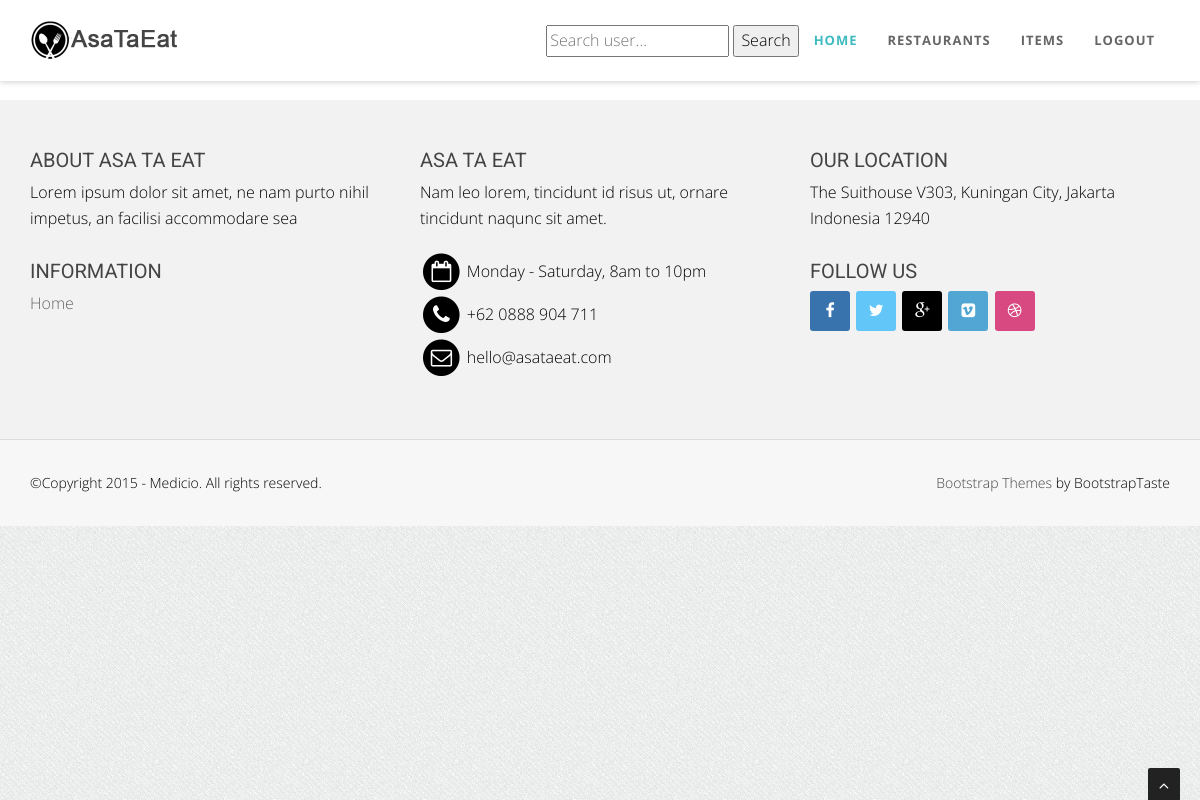
The app's page / (signed in), older data.
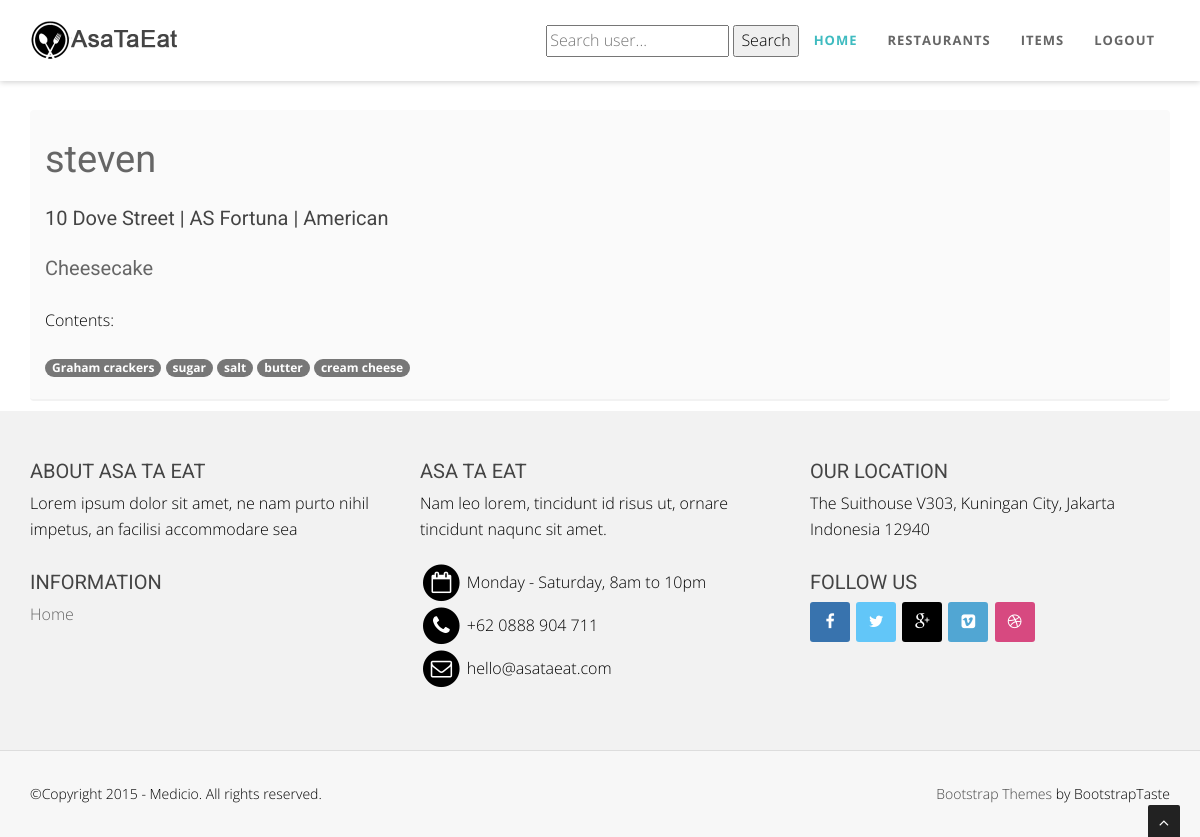
The same page, newer data.
### menus/models.py (models this page shows, shortened)
class Item(models.Model):
    user        = models.ForeignKey(settings.AUTH_USER_MODEL)
    restaurant  = models.ForeignKey(RestaurantLocation)
    name        = models.CharField(max_length=120)
    contents    = models.TextField(help_text = 'Separate each item by comma')
    excludes    = models.TextField(blank=True, null=True, help_text = 'Separate each item by comma')
    public      = models.BooleanField(default=True)
    timestamp   = models.DateTimeField(auto_now_add=True)
    updated     = models.DateTimeField(auto_now=True)
    def __str__(self):
        return self.name
    def get_absolute_url(self):
        return reverse('menus:detail', kwargs={'pk': self.pk})
    class Meta:
        ordering = ['-updated', '-timestamp']
    def get_contents(self):
        return self.contents.split(",")

### restaurants/models.py (models this page shows, shortened)
class RestaurantLocation(models.Model):
    owner       = models.ForeignKey(User)
    name        = models.CharField(max_length=120)
    location    = models.CharField(max_length=120, null=True, blank=True)
    category    = models.CharField(max_length=120, null=True, blank=False)
    timestamp   = models.DateTimeField(auto_now_add=True)
    updated     = models.DateTimeField(auto_now=True)
    slug        = models.SlugField(null=True, blank=True)
    objects = RestaurantLocationManager()

### menus/views.py (the view)
# urls.py: url(r'^$', HomeView.as_view(), name='home'),
class HomeView(View):
    def get(self, request, *args, **kwargs):
        if not request.user.is_authenticated():
            return redirect('/login')
        user = request.user
        is_following_user_ids = [x.user.id for x in user.is_following.all()]
        qs = Item.objects.filter(user__id__in=is_following_user_ids, public=True)
        print(qs)
        return render(request, "home.html", {'object_list': qs})

### templates/home.html (shortened to what this page needs)
{% extends "base.html" %}
{% block content %}
{% for object in object_list %}
<section id="callaction" class="home-section paddingtop-10 paddingbot-10">
        <div class="container">
             <div class="row">
                 <div class="col-md-12">
                     <div class="callaction bg-gray">
                         <div class="row">
                            <h1><a href="{% url 'profiles:profile' username=object.user.username %}">{{ object.user.username }}</a></h1>
                            <h6>
                                {{ object.restaurant.name }} |
                                {{ object.restaurant.location }} |
                                {{ object.restaurant.category }}
                            </h6>
                            <h6>
                                <a href ="{{ object.get_absolute_url }}">
                                    {{ object.name }}
                                </a>
                            </h6>
                            {% if object.contents %}
                                <p>Contents: </p>
                                {% for content in object.get_contents %}
                                    <span class="badge badge-default">{{ content }}</span>
                                {% endfor %}
                            {% endif %}
                        </div>
                     </div>
                 </div>
             </div>
         </div>
 </section>
 {% endfor %}
 {% endblock content %}

### templates/base.html (shortened to what this page needs)
<!Doctype html>
<html lang="en">
<head>
    {% include 'snippets/css.html' %}
</head>
<body id="page-top" data-spy="scroll" data-target=".navbar-custom">
    <div id="wrapper">
    {% include 'snippets/nav.html' %}
        {% block content %}
        {% endblock content %}
    </div>
    {% include 'snippets/footer.html' %}
    <a href="#" class="scrollup"><i class="fa fa-angle-up active"></i></a>
</body>
</html>

### templates/snippets/css.html
{% load staticfiles %}
<link href="{% static "css/bootstrap.min.css" %}" rel="stylesheet" type="text/css">
<link href="{% static "font-awesome/css/font-awesome.min.css" %}" rel="stylesheet" type="text/css" />
<link rel="stylesheet" type="text/css" href="{% static "plugins/cubeportfolio/css/cubeportfolio.min.css" %}">
<link href="{% static "css/nivo-lightbox.css" %}" rel="stylesheet" />
<link href="{% static "css/nivo-lightbox-theme/default/default.css" %}" rel="stylesheet" type="text/css" />
<link href="{% static "css/owl.carousel.css" %}" rel="stylesheet" media="screen" />
<link href="{% static "css/owl.theme.css" %}" rel="stylesheet" media="screen" />
<link href="{% static "css/animate.css" %}" rel="stylesheet" />
<link href="{% static "css/style.css" %}" rel="stylesheet">
<link id="bodybg" href="{% static "bodybg/bg1.css" %}" rel="stylesheet" type="text/css" />
<link id="t-colors" href="{% static "color/default.css" %}" rel="stylesheet">

### templates/snippets/nav.html (shortened to what this page needs)
    {% load staticfiles %}
    <nav class="navbar navbar-custom navbar-fixed-top" role="navigation">
            <div class="container navigation">
                <div class="navbar-header page-scroll">
                    <a class="navbar-brand" href="{% url 'home' %}">
                        <img src="{% static "img/logo.png" %}" alt="" width="150" height="40" />
                    </a>
                </div>
                <div class="collapse navbar-collapse navbar-right navbar-main-collapse">
                <ul class="nav navbar-nav">
                    {% url 'home' as home %}
                    {% url 'restaurants:list' as restaurant_list %}
                    {% url 'menus:list' as menu_list %}
                    {% url 'login' as login %}
                    {% if request.path != login %}
                    <li>
                        <form class="form" method="GET" action="{% url 'search' %}" style="margin-top: 10px">
                                <input type="text" name="username" placeholder="Search user..." value="{{ request.GET.query }}">
                                <button type="submit">Search</button>
                        </form>
                    </li>
                    <li class="{% if request.path  == home %}active{% endif %}"><a href="{% url 'home' %}">Home</a></li>
                    <li class="{% if request.path  == restaurant_list %}active{% endif %}"><a href="{% url 'restaurants:list' %}">Restaurants</a></li>
                    <li class="{% if request.path  == menu_list %}active{% endif %}"><a href="{% url 'menus:list' %}">Items</a></li>
                    <li class=""><a href="{% url 'logout' %}">Logout</a></li>
                    {% endif %}
                </ul>
                </div>
            </div>
    </nav>

### templates/snippets/footer.html
<footer>
		<div class="container">
			<div class="row">
				<div class="col-sm-6 col-md-4">
					<div class="wow fadeInDown" data-wow-delay="0.1s">
					<div class="widget">
						<h5>About Asa Ta Eat</h5>
						<p>
						Lorem ipsum dolor sit amet, ne nam purto nihil impetus, an facilisi accommodare sea
						</p>
					</div>
					</div>
					<div class="wow fadeInDown" data-wow-delay="0.1s">
					<div class="widget">
						<h5>Information</h5>
						<ul>
							<li><a href="#">Home</a></li>
						</ul>
					</div>
					</div>
				</div>
				<div class="col-sm-6 col-md-4">
					<div class="wow fadeInDown" data-wow-delay="0.1s">
					<div class="widget">
						<h5>Asa Ta Eat</h5>
						<p>
						Nam leo lorem, tincidunt id risus ut, ornare tincidunt naqunc sit amet.
						</p>
						<ul>
							<li>
								<span class="fa-stack fa-lg">
									<i class="fa fa-circle fa-stack-2x"></i>
									<i class="fa fa-calendar-o fa-stack-1x fa-inverse"></i>
								</span> Monday - Saturday, 8am to 10pm
							</li>
							<li>
								<span class="fa-stack fa-lg">
									<i class="fa fa-circle fa-stack-2x"></i>
									<i class="fa fa-phone fa-stack-1x fa-inverse"></i>
								</span> +62 0888 904 711
							</li>
							<li>
								<span class="fa-stack fa-lg">
									<i class="fa fa-circle fa-stack-2x"></i>
									<i class="fa fa-envelope-o fa-stack-1x fa-inverse"></i>
								</span> hello@asataeat.com
							</li>
						</ul>
					</div>
					</div>
				</div>
				<div class="col-sm-6 col-md-4">
					<div class="wow fadeInDown" data-wow-delay="0.1s">
					<div class="widget">
						<h5>Our location</h5>
						<p>The Suithouse V303, Kuningan City, Jakarta Indonesia 12940</p>
					</div>
					</div>
					<div class="wow fadeInDown" data-wow-delay="0.1s">
					<div class="widget">
						<h5>Follow us</h5>
						<ul class="company-social">
								<li class="social-facebook"><a href="#"><i class="fa fa-facebook"></i></a></li>
								<li class="social-twitter"><a href="#"><i class="fa fa-twitter"></i></a></li>
								<li class="social-google"><a href="#"><i class="fa fa-google-plus"></i></a></li>
								<li class="social-vimeo"><a href="#"><i class="fa fa-vimeo-square"></i></a></li>
								<li class="social-dribble"><a href="#"><i class="fa fa-dribbble"></i></a></li>
						</ul>
					</div>
					</div>
				</div>
			</div>
		</div>
		<div class="sub-footer">
		<div class="container">
			<div class="row">
				<div class="col-sm-6 col-md-6 col-lg-6">
					<div class="wow fadeInLeft" data-wow-delay="0.1s">
					<div class="text-left">
					<p>&copy;Copyright 2015 - Medicio. All rights reserved.</p>
					</div>
					</div>
				</div>
				<div class="col-sm-6 col-md-6 col-lg-6">
					<div class="wow fadeInRight" data-wow-delay="0.1s">
					<div class="text-right">
						<p><a href="http://bootstraptaste.com/">Bootstrap Themes</a> by BootstrapTaste</p>
					</div>
					</div>
				</div>
			</div>
		</div>
		</div>
</footer>

### templates/snippets/js.html (shortened to what this page needs)
{% load staticfiles %}

### static/css/style.css (style rules this page uses)
body { width: 100%; height: 100%; font-family: 'Open Sans', sans-serif; font-weight: 300; color: black; background-color: #ddd; font-size: 16px; line-height: 1.6em; }
html { width: 100%; height: 100%; }
label, input, button, select, textarea { font-family: 'Open Sans', sans-serif; font-size: inherit; line-height: inherit; }
h1 { font-size: 38px; }
h5 { font-size: 24px; }
h6 { font-size: 20px; }
h1, h2, h3, h4, h5, h6 { margin: 0 0 30px; font-family: 'Roboto', sans-serif; font-weight: 400; color: #444; line-height: 1em; }
p { margin: 0 0 20px; }
a { color: #666; -webkit-transition: all .2s ease-in-out; -moz-transition: all .2s ease-in-out; transition: all .2s ease-in-out; }
.navbar-brand { padding-top: 15px; margin-top: 5px; padding-bottom: 0; }
.navbar.navbar-custom { width: inherit; margin: 0 auto; padding-bottom:0; box-shadow: 0 0 3px rgba(0,0,0,0.12); box-shadow: 0 1px 6px rgba(0,0,0,.2); -webkit-box-shadow: 0 1px 6px rgba(0,0,0,.2); -moz-box-shadow: 0 1px 6px rgba(0,0,0,.2); -o-box-shadow: 0 1px 6px rgba(0,0,0,.2); }
.navbar.navbar-custom .navigation { padding-bottom: 15px; }
.navbar { margin-bottom: 0; border-bottom: 1px solid rgba(255,255,255,.3); }
.navbar-brand { font-weight: 700; }
.navbar.navbar-custom.navbar-fixed-top { background: #fff; }
.navbar.navbar-custom { padding-top: 0; }
.navbar.navbar-custom ul.nav.navbar-nav { margin-top: 15px; -webkit-transition: all .4s ease-in-out; -moz-transition: all .4s ease-in-out; transition: all .4s ease-in-out; }
.navbar-custom ul.nav li a { font-size: 13px; letter-spacing: 1px; color: #666; text-transform: uppercase; font-weight: 700; background: transparent; }
.navbar-custom.navbar-fixed-top .nav li a:hover, .navbar-custom.navbar-fixed-top .nav li a:focus, .navbar-custom.navbar-fixed-top .nav li.active a, .navbar-custom.navbar-fixed-top .nav li.active { outline: 0; background: none; }
.paddingtop-10 { padding-top:10px !important; }
.paddingbot-10 { padding-bottom:10px !important; }
.home-section { padding-top: 150px; display:block; position:relative; z-index:120; background-color: #fff; }
.bg-gray { background: #fafafa; }
.callaction { padding:30px 30px 20px 30px; border-radius: 4px; border-bottom: 2px solid #f2f2f2; }
.company-social { margin-left: 0; padding-left: 0; margin-top: 10px; }
.company-social { text-align: left; list-style: none; }
.company-social li { margin:0; padding:0; display: inline-block; }
.company-social a { margin:0 2px 0 0; }
.company-social a i { width: 40px; height: 40px; line-height: 40px; text-align: center; color: #fff; -webkit-transition: background .3s ease-in-out; transition: background .3s ease-in-out; text-align: center; border-radius: 3px; padding:0; }
.company-social .social-facebook a i { background: #3873ae; }
.company-social .social-twitter a i { background: #62c6f8; }
.company-social .social-dribble a i { background: #d74980; }
.company-social .social-google a i { background: #000; }
.company-social .social-vimeo a i { background: #51a6d3; }
.widget ul { list-style: none; margin-left:0; padding-left:0; }
footer { background-color: #f2f2f2; }
footer { padding: 50px 0 0; }
footer .widget { margin-bottom: 30px; }
footer .widget h5 { font-size: 20px; margin-bottom: 10px; text-transform: uppercase; }
.sub-footer { margin-top: 30px; background-color: #f7f7f7; border-top: 1px solid #ddd; padding: 30px 0 10px; }
.sub-footer a { color: #444; }
footer .sub-footer p { font-size: 14px; }
.scrollup { position:fixed; width:32px; height:32px; bottom:0px; right:20px; background: #222; -webkit-border-radius: 2px 2px 0 0; -moz-border-radius: 2px 2px 0 0; border-radius: 2px 2px 0 0; }
a.scrollup { outline:0; text-align: center; }
a.scrollup i { margin-top: 10px; color: #fff; }

### static/bodybg/bg1.css (style rules this page uses)
body { background: url(../img/bodybg/bg1.png) repeat left top; }

### static/color/default.css (style rules this page uses)
.navbar-custom.top-nav-collapse .nav li a:hover, .navbar-custom .nav li a:hover, .navbar-custom .nav li.active a,.navbar-custom.top-nav-collapse .nav li.active a { color: #3fbbc0; }

Row changes from the older to the newer data that the page shows:
added Item: user.username "steven", restaurant.name "10 Dove Street", restaurant.location "AS Fortuna", restaurant.category "American", name "Cheesecake", get_contents "Graham crackers" "sugar" "salt" "butter" "cream cheese"
